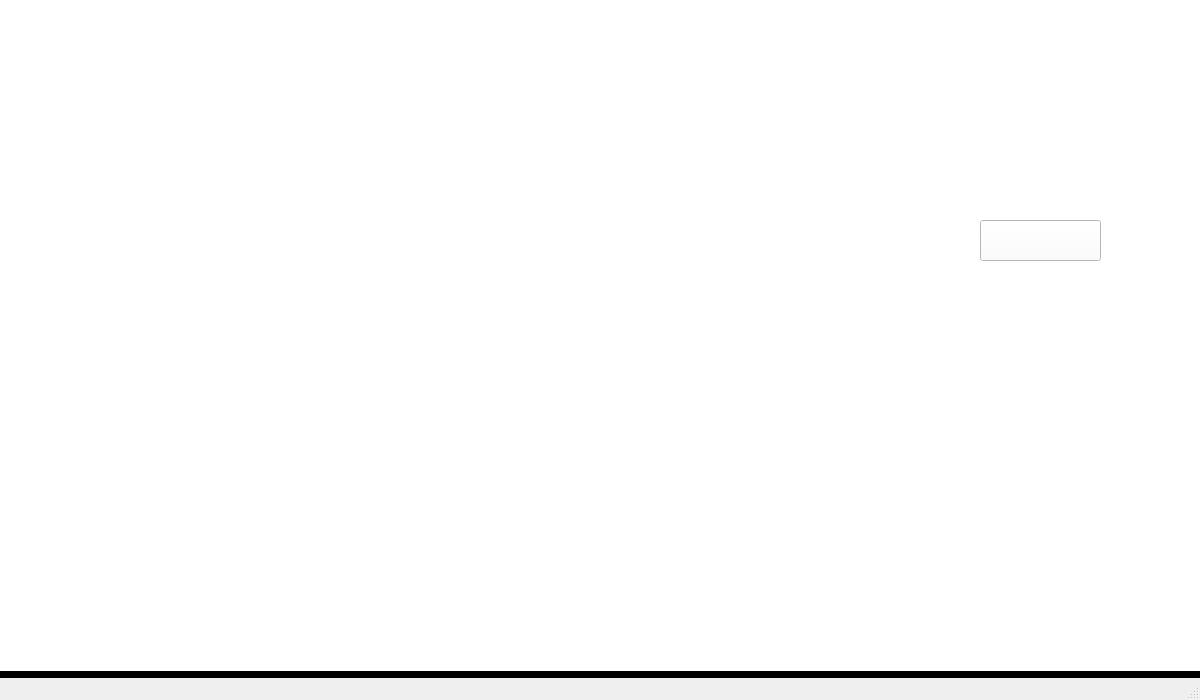
<?xml version="1.0" encoding="UTF-8"?>
<ui version="4.0">
 <class>MainWindow</class>
 <widget class="QMainWindow" name="MainWindow">
  <property name="geometry">
   <rect>
    <x>0</x>
    <y>0</y>
    <width>1200</width>
    <height>700</height>
   </rect>
  </property>
  <property name="windowTitle">
   <string>MainWindow</string>
  </property>
  <widget class="QWidget" name="centralwidget">
   <widget class="QGroupBox" name="groupBox">
    <property name="geometry">
     <rect>
      <x>0</x>
      <y>0</y>
      <width>1200</width>
      <height>700</height>
     </rect>
    </property>
    <property name="styleSheet">
     <string notr="true">background-color: rgb(255, 255, 255);</string>
    </property>
    <property name="title">
     <string/>
    </property>
    <widget class="QWidget" name="widget" native="true">
     <property name="geometry">
      <rect>
       <x>20</x>
       <y>90</y>
       <width>800</width>
       <height>500</height>
      </rect>
     </property>
     <property name="autoFillBackground">
      <bool>false</bool>
     </property>
     <widget class="QWidget" name="gridLayoutWidget">
      <property name="geometry">
       <rect>
        <x>0</x>
        <y>0</y>
        <width>1202</width>
        <height>702</height>
       </rect>
      </property>
      <layout class="QGridLayout" name="gridLayout"/>
     </widget>
    </widget>
    <widget class="QWidget" name="widget_2" native="true">
     <property name="geometry">
      <rect>
       <x>890</x>
       <y>280</y>
       <width>291</width>
       <height>231</height>
      </rect>
     </property>
     <property name="autoFillBackground">
      <bool>false</bool>
     </property>
     <widget class="QWidget" name="gridLayoutWidget_2">
      <property name="geometry">
       <rect>
        <x>20</x>
        <y>20</y>
        <width>251</width>
        <height>191</height>
       </rect>
      </property>
      <layout class="QGridLayout" name="gridLayout_2"/>
     </widget>
    </widget>
    <widget class="QLabel" name="label">
     <property name="geometry">
      <rect>
       <x>0</x>
       <y>-10</y>
       <width>1200</width>
       <height>700</height>
      </rect>
     </property>
     <property name="styleSheet">
      <string notr="true">background-color: rgb(0, 0, 0);</string>
     </property>
     <property name="text">
      <string/>
     </property>
     <property name="pixmap">
      <pixmap>../textures/bloody_frame.png</pixmap>
     </property>
     <property name="scaledContents">
      <bool>true</bool>
     </property>
    </widget>
    <widget class="QWidget" name="widget_3" native="true">
     <property name="geometry">
      <rect>
       <x>880</x>
       <y>110</y>
       <width>300</width>
       <height>151</height>
      </rect>
     </property>
     <property name="autoFillBackground">
      <bool>false</bool>
     </property>
     <widget class="QWidget" name="gridLayoutWidget_3">
      <property name="geometry">
       <rect>
        <x>0</x>
        <y>0</y>
        <width>301</width>
        <height>101</height>
       </rect>
      </property>
      <layout class="QGridLayout" name="gridLayout_3">
       <item row="0" column="1">
        <widget class="QProgressBar" name="progressBar">
         <property name="value">
          <number>24</number>
         </property>
        </widget>
       </item>
       <item row="0" column="0">
        <widget class="QLabel" name="HPLabel">
         <property name="enabled">
          <bool>true</bool>
         </property>
         <property name="text">
          <string>HP</string>
         </property>
        </widget>
       </item>
       <item row="1" column="0">
        <widget class="QLabel" name="StaminaLabel">
         <property name="text">
          <string>Stamina</string>
         </property>
        </widget>
       </item>
       <item row="2" column="0">
        <widget class="QLabel" name="StrengthLabel">
         <property name="text">
          <string>Strength</string>
         </property>
        </widget>
       </item>
       <item row="1" column="1">
        <widget class="QLabel" name="StaWertLabel">
         <property name="text">
          <string>TextLabel</string>
         </property>
        </widget>
       </item>
       <item row="2" column="1">
        <widget class="QLabel" name="StreWertLabel">
         <property name="text">
          <string>TextLabel</string>
         </property>
        </widget>
       </item>
      </layout>
     </widget>
    </widget>
    <widget class="QPushButton" name="SaveButton">
     <property name="geometry">
      <rect>
       <x>930</x>
       <y>530</y>
       <width>181</width>
       <height>61</height>
      </rect>
     </property>
     <property name="autoFillBackground">
      <bool>false</bool>
     </property>
     <property name="styleSheet">
      <string notr="true">background-color: rgb(0, 0, 0);</string>
     </property>
     <property name="text">
      <string/>
     </property>
     <property name="icon">
      <iconset>
       <normaloff>textures/Save-Button-PNG-Cutout.png</normaloff>textures/Save-Button-PNG-Cutout.png</iconset>
     </property>
    </widget>
    <widget class="QLabel" name="winLabel">
     <property name="geometry">
      <rect>
       <x>0</x>
       <y>0</y>
       <width>1201</width>
       <height>661</height>
      </rect>
     </property>
     <property name="text">
      <string/>
     </property>
    </widget>
    <widget class="QLabel" name="loseLabel">
     <property name="geometry">
      <rect>
       <x>0</x>
       <y>0</y>
       <width>1201</width>
       <height>671</height>
      </rect>
     </property>
     <property name="text">
      <string/>
     </property>
    </widget>
    <widget class="QPushButton" name="exitButton">
     <property name="geometry">
      <rect>
       <x>980</x>
       <y>220</y>
       <width>121</width>
       <height>41</height>
      </rect>
     </property>
     <property name="text">
      <string/>
     </property>
    </widget>
    <zorder>label</zorder>
    <zorder>widget</zorder>
    <zorder>widget_2</zorder>
    <zorder>widget_3</zorder>
    <zorder>SaveButton</zorder>
    <zorder>winLabel</zorder>
    <zorder>loseLabel</zorder>
    <zorder>exitButton</zorder>
   </widget>
   <widget class="QLabel" name="label_2">
    <property name="geometry">
     <rect>
      <x>0</x>
      <y>0</y>
      <width>1200</width>
      <height>700</height>
     </rect>
    </property>
    <property name="text">
     <string/>
    </property>
   </widget>
   <zorder>label_2</zorder>
   <zorder>groupBox</zorder>
  </widget>
  <widget class="QStatusBar" name="statusbar"/>
 </widget>
 <resources/>
 <connections/>
</ui>
